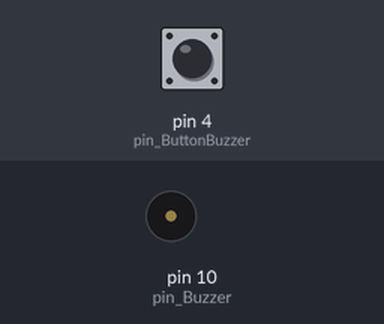
Simulated run of this sketch. Board: Arduino Uno, built with avr-gcc and run on an emulated ATmega328P. On the bench: buzzer (waves = sounding). The inputs (shaded band) are chosen by the test bench; at power-on: pin 4 (pin_ButtonBuzzer) LOW.

Above: at 1.2 s.
1.3 s: pin 4 (pin_ButtonBuzzer) pulled HIGH for 0.15 s
At 2.9 s:
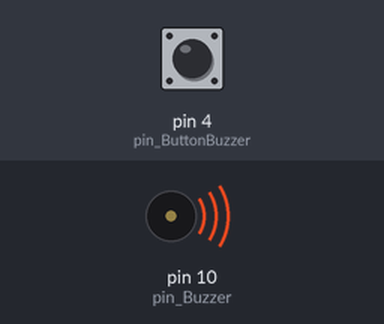
Timing chart, 0 to 9.0 s (numbered marks = the images above; inputs shaded):
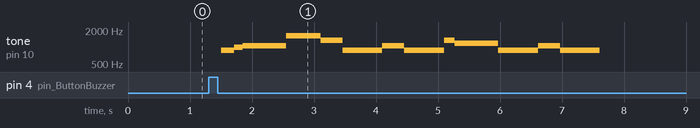

Measured:
- after the input at 1.3 s, tone on pin 10 (pin_Buzzer): plays 880 Hz for 0.21 s, 998 Hz for 0.14 s, 1046 Hz for 0.70 s, 1568 Hz for 0.56 s, 1319 Hz for 0.35 s, 880 Hz for 0.64 s … (13 notes in this stretch), starting after 0.20 s

The sketch:

01_Buzzer_with_Button.ino
```cpp
//---------초기 선언들---------

//입출력 핀들
const int pin_Buzzer = 10; //부저를 제어할 핀

const int pin_ButtonBuzzer = 4; //버튼(부저)을 감지할 핀

//변수들

//상수들

  //재생 속도
  float bpm = 0.7f;

  //음표 정보를 담은 배열
  int list_tone[] = {880, 998, 1046, 1568, 1319, 880, 880, 880, 880, 1047, 880, 880, 880, 880, 1319, 1175, 880, 880, 880, 880, 1047, 880, 880, 880, 880};

  //박자 정보를 담은 배열
  int list_dur[] =  {300, 200, 1000,  800,  500, 230, 230, 230, 230,  500, 230, 230, 230, 230,  250, 1000, 230, 230, 230, 230,  500, 230, 230, 230, 230};


//구조체들


//---------기능 함수들---------

//---------메인 함수들---------
void setup() {

  //사용할 핀들의 용도를 제어/감지로 설정함
  pinMode(pin_Buzzer, OUTPUT);
  pinMode(pin_ButtonBuzzer, INPUT);
}

void loop() {

  //버튼의 상태가 활성화 됐다면
  if (digitalRead(pin_ButtonBuzzer) == HIGH)
  {
    //버튼의 활성화가 끝날 때까지 대기
    while (digitalRead(pin_ButtonBuzzer) == HIGH)
    {
      delay(100);
    }

    //부저를 제어함

    for (int i = 0; i < sizeof list_tone / sizeof list_tone[0]; ++i)
    {
      tone(pin_Buzzer, list_tone[i]);
      delay(bpm * list_dur[i]);
      noTone(pin_Buzzer);
    }

  }
}
```
